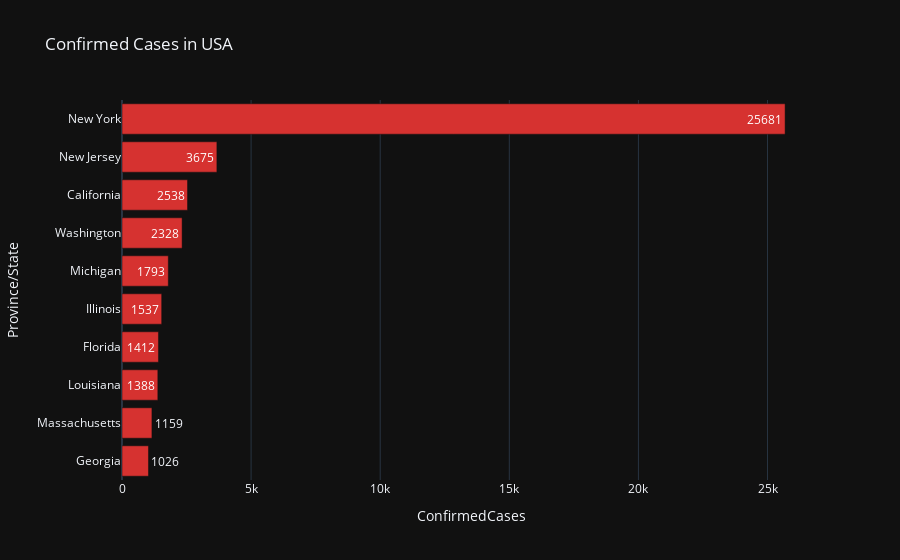

The code cell stored with this chart in its notebook:
### Markdown cell above
### take a look at US

### Code cell
usa = train[train['Country/Region'] == "US"]
usa_latest = usa[usa['Date'] == max(usa['Date'])]
usa_latest = usa_latest.groupby('Province/State')['ConfirmedCases', 'Fatalities'].max().reset_index()
fig = px.bar(usa_latest.sort_values('ConfirmedCases', ascending=False)[:10][::-1], 
             x='ConfirmedCases', y='Province/State', color_discrete_sequence=['#D63230'],
             title='Confirmed Cases in USA', text='ConfirmedCases', orientation='h')
fig.show()

### Figure 1 — Plotly figure (JSON) as saved in the notebook; plotly's stock layout.template omitted (floating-point values rounded to 4 significant figures)
{"data": [{"alignmentgroup": "True", "hoverlabel": {"namelength": 0}, "hovertemplate": "ConfirmedCases=%{text}<br>Province/State=%{y}", "legendgroup": "", "marker": {"color": "#D63230"}, "name": "", "offsetgroup": "", "orientation": "h", "showlegend": false, "text": [1026, 1159, 1388, 1412, 1537, 1793, 2328, 2538, 3675, 25681], "textposition": "auto", "type": "bar", "x": [1026, 1159, 1388, 1412, 1537, 1793, 2328, 2538, 3675, 25681], "xaxis": "x", "y": ["Georgia", "Massachusetts", "Louisiana", "Florida", "Illinois", "Michigan", "Washington", "California", "New Jersey", "New York"], "yaxis": "y"}], "layout": {"barmode": "relative", "legend": {"tracegroupgap": 0}, "title": {"text": "Confirmed Cases in USA"}, "xaxis": {"anchor": "y", "domain": [0, 1], "title": {"text": "ConfirmedCases"}}, "yaxis": {"anchor": "x", "domain": [0, 1], "title": {"text": "Province/State"}}}}
